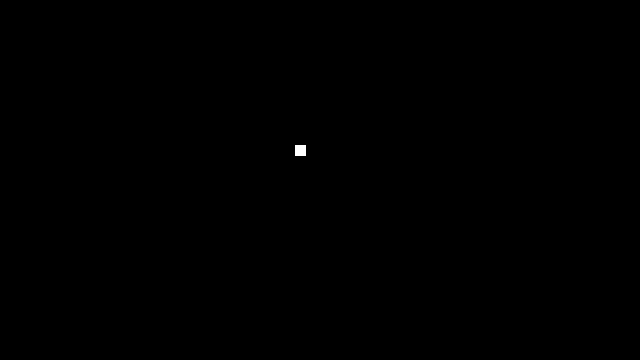
Frame 1 (no input)
Frame 60 (the mouse pressed at the canvas centre just before this capture): blank canvas, image omitted
Frame 120 (the mouse held since frame 60 and released just before this capture): blank canvas, image omitted

The Processing sketch that drew this single still picture (run headless with seeded random() and noise(); from frame 60 on, the mouse is pressed at the canvas centre):

// Processing sketch: Processinggame
// ── Processinggame.pde

float x = 300;   // x location of square
float y = 150;     // y location of square

// The statements in the setup() function 
// execute once when the program begins
void setup() {
  size(640, 360);  // Size must be the first statement
  stroke(255);     // Set line drawing color to white
 
}
// The statements in draw() are executed until the 
// program is stopped. Each statement is executed in 
// sequence and after the last line is read, the first 
// line is executed again.
void draw() { 
  background(0);   // Clear the screen with a black background
  rectMode(CENTER);
  rect(x,y,10,10);

//move the square down until the bottom unless mouse is clicked
if (y <= 360) {
  y = y + 4;
// move the square up if i'm pressing the mouse
//stop going up if square reaches the top

if (mousePressed) {
  if(y > 0) {  
    y = y - 8; 
   }
}  

  /*else if(y != height){
   // go back down when i let go of the mouse 
   
   for (int i = 0; i < 360; i++) {
     y = y + 1;
     delay(1);
  }*/
 }
}
